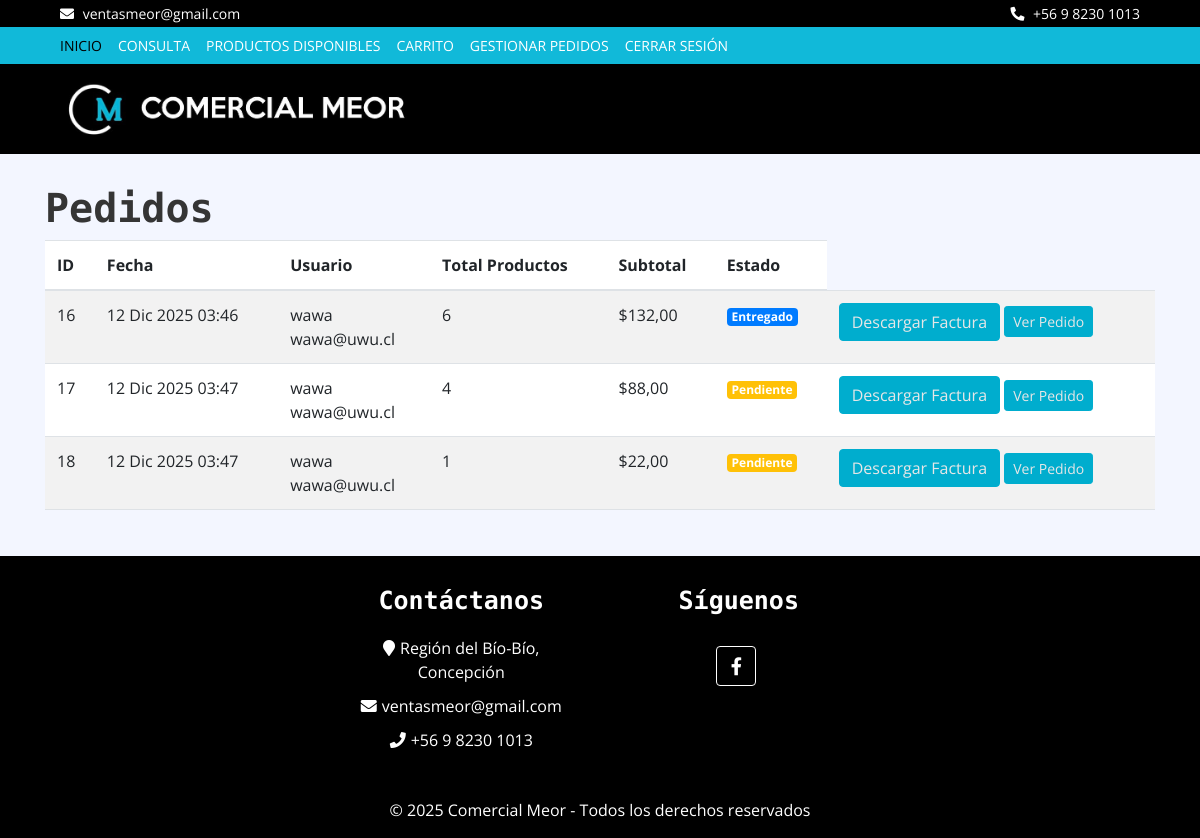
The app's page /pedidos/lista/ (signed in), older data.
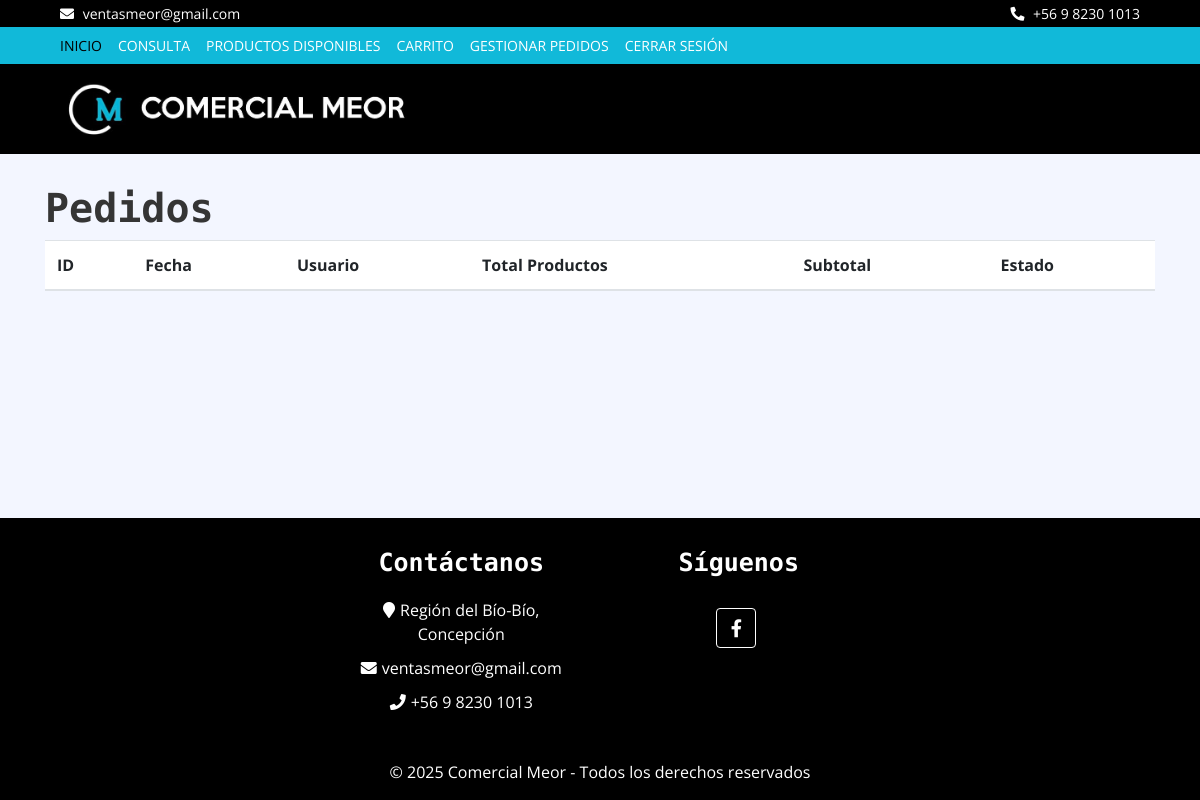
The same page, newer data.
### pedidos/models.py (models this page shows, shortened)
class Pedido(models.Model):
    ESTADO_CHOICES = [
        ('pendiente', 'Pendiente'),
        ('en_camino', 'En camino'),
        ('entregado', 'Entregado'),
    ]
    usuario = models.ForeignKey(Usuario, on_delete=models.CASCADE)
    fecha_hora = models.DateTimeField(default=now)
    estado = models.CharField(max_length=20, choices=ESTADO_CHOICES, default='pendiente')
    def total_productos(self):
        return sum(detalle.cantidad for detalle in self.detallepedido_set.all())
    def subtotal(self):
        return sum(detalle.total_producto for detalle in self.detallepedido_set.all())

class DetallePedido(models.Model):
    pedido = models.ForeignKey(Pedido, related_name="detallepedido_set", on_delete=models.CASCADE)
    producto = models.ForeignKey(Producto, on_delete=models.CASCADE)
    cantidad = models.PositiveIntegerField(default=1)
    @property
    def total_producto(self):
        return self.cantidad * self.producto.precio_venta

### usuarios/models.py (models this page shows, shortened)
class Usuario(AbstractBaseUser, PermissionsMixin):
    username = models.CharField(max_length=150, unique=True)
    email = models.EmailField(unique=True)
    first_name = models.CharField(max_length=30, blank=True)
    last_name = models.CharField(max_length=30, blank=True)
    fecha_registro = models.DateTimeField(auto_now_add=True)
    is_active = models.BooleanField(default=True)
    is_staff = models.BooleanField(default=False)
    TIPO_USUARIO_CHOICES = [
        ('ADMIN', 'Administrador'),
        ('CLIENTE', 'Cliente'),
    ]
    tipo_usuario = models.CharField(
        max_length=20,
        choices=TIPO_USUARIO_CHOICES,
        default='CLIENTE',
        null=False,
        blank=False
    )
    USERNAME_FIELD = 'username'
    REQUIRED_FIELDS = ['email']
    EMAIL_FIELD = 'email'
    objects = UsuarioManager()

### inventario/models.py (models this page shows, shortened)
class Producto(models.Model):
    nombre = models.CharField(max_length=100)
    descripcion = models.TextField()
    precio_venta = models.DecimalField(max_digits=10, decimal_places=2)
    precio_compra = models.DecimalField(max_digits=10, decimal_places=2)
    categoria = models.ForeignKey(Categoria, on_delete=models.CASCADE)
    marca = models.CharField(max_length=100)
    stock = models.IntegerField()
    stock_minimo = models.IntegerField(default=10)  # Nivel mínimo para bajo stock
    imagen1 = models.ImageField(upload_to='productos/')
    imagen2 = models.ImageField(upload_to='productos/', blank=True)
    imagen3 = models.ImageField(upload_to='productos/', blank=True)

### pedidos/views.py (the view)
# urls.py: path('lista/', views.lista_pedidos, name='lista_pedidos'),
def lista_pedidos(request):
    if request.user.is_staff:
        pedidos = Pedido.objects.all()  # Los administradores ven todos los pedidos
    else:
        pedidos = Pedido.objects.filter(usuario=request.user)  # Los usuarios ven solo sus propios pedidos
    return render(request, 'pedidos/lista_pedidos.html', {'pedidos': pedidos})

### pedidos/templates/pedidos/lista_pedidos.html (shortened to what this page needs)
{% extends 'core/base.html' %}
{% block content %}
<h1>Pedidos</h1>
<table class="table table-striped">
    <thead>
        <tr>
            <th>ID</th>
            <th>Fecha</th>
            <th>Usuario</th>
            <th>Total Productos</th>
            <th>Subtotal</th>
            <th>Estado</th>
        </tr>
    </thead>
    <tbody>
        {% for pedido in pedidos %}
        <tr>
            <td>{{ pedido.id }}</td>
            <td>{{ pedido.fecha_hora|date:"d M Y H:i" }}</td>
            <td>
                {{ pedido.usuario.username }}<br>
                {{ pedido.usuario.email }}<br>
            </td>
            <td>{{ pedido.total_productos }}</td>
            <td>${{ pedido.subtotal }}</td>
            <td>
                {% if pedido.estado == "Pendiente" %}
                    <span class="badge bg-warning">Pendiente</span>
                {% elif pedido.estado == "En camino" %}
                    <span class="badge bg-success">En camino</span>
                {% elif pedido.estado == "Entregado" %}
                    <span class="badge bg-primary">Entregado</span>
                {% endif %}
            </td>
            <td>
                <a href="{% url 'factura:generar_factura' pedido.id %}" class="btn btn-primary">Descargar Factura</a>
                <a href="{% url 'pedidos:ver_pedido' pedido.id %}" class="btn btn-info btn-sm">Ver Pedido</a>
            </td>
        </tr>
        {% endfor %}
    </tbody>
</table>
{% endblock %}

### core/templates/core/base.html (shortened to what this page needs)
<!DOCTYPE html>
<html lang="es">
    <head>
        {% load static %}
        <link rel="stylesheet" href="https://cdnjs.cloudflare.com/ajax/libs/font-awesome/5.15.4/css/all.min.css">
        <link href="https://cdn.jsdelivr.net/npm/bootstrap@5.3.0-alpha1/dist/css/bootstrap.min.css" rel="stylesheet">
        <link href="https://stackpath.bootstrapcdn.com/bootstrap/4.4.1/css/bootstrap.min.css" rel="stylesheet">
        <link rel="stylesheet" href="{% static 'css/style.css' %}">
        <link rel="stylesheet" type="text/css" href="https://cdn.jsdelivr.net/npm/slick-carousel@1.8.1/slick/slick.css"/>
        <link rel="stylesheet" type="text/css" href="https://cdn.jsdelivr.net/npm/slick-carousel@1.8.1/slick/slick-theme.css"/>
        <link href="https://cdn.jsdelivr.net/npm/bootstrap-icons/font/bootstrap-icons.css" rel="stylesheet">
    </head>
    <body>
        <div class="top-bar">
            <div class="container-fluid">
                <div class="row">
                    <div class="col-sm-6">
                        <i class="fa fa-envelope"></i> ventasmeor@gmail.com
                    </div>
                    <div class="col-sm-6">
                        <i class="fa fa-phone-alt"></i> +56 9 8230 1013
                    </div>
                </div>
            </div>
        </div>
        <div class="nav">
            <div class="container-fluid">
                <nav class="navbar navbar-expand-md bg-dark navbar-dark">
                    <div class="collapse navbar-collapse justify-content-between" id="navbarCollapse">
                        <div class="navbar-nav mr-auto">
                            <a href="{% url 'core:inicio' %}" class="nav-item nav-link active">Inicio</a>
                            <a href="{% url 'consultas:formulario' %}" class="nav-item nav-link">Consulta</a>
                            <a href="{% url 'carrito:productos_disponibles' %}" class="nav-item nav-link">Productos Disponibles</a>
                            {% if user.is_authenticated %}
                            <a href="{% url 'carrito:ver_carrito' %}" class="nav-item nav-link">Carrito</a>
                            <a href="{% url 'pedidos:lista_pedidos' %}" class="nav-item nav-link">Gestionar Pedidos</a>
                                <a href="{% url 'login:logout' %}" class="nav-item nav-link">Cerrar sesión</a>
                            {% else %}
                                <a href="{% url 'login:login' %}" class="nav-item nav-link">Iniciar sesión</a>
                                <a href="{% url 'login:registro' %}" class="nav-item nav-link">Registrarse</a>
                            {% endif %}
                        </div>
                    </div>
                </nav>
            </div>
        </div>
        <div class="bottom-bar">
            <div class="container-fluid">
                <div class="row align-items-center">
                    <div class="col-md-3">
                        <div class="logo">
                            <a href="{% url 'core:inicio' %}">
                                <img src="{% static 'img/logom.png' %}" alt="Logo">
                            </a>
                        </div>
                    </div>
                </div>
            </div>
        </div>
        <div class="container">
            {% block content %}{% endblock %}
        </div>
<div class="footer">
    <div class="container-fluid">
        <div class="row justify-content-center">
            <div class="col-lg-3 col-md-6">
                <div class="footer-widget text-center">
                    <h2>Contáctanos</h2>
                    <div class="contact-info">
                        <p><i class="fa fa-map-marker"></i>Región del Bío-Bío, Concepción</p>
                        <p><i class="fa fa-envelope"></i>ventasmeor@gmail.com</p>
                        <p><i class="fa fa-phone"></i>+56 9 8230 1013</p>
                    </div>
                </div>
            </div>
            <div class="col-lg-3 col-md-6">
                <div class="footer-widget text-center">
                    <h2>Síguenos</h2>
                    <div class="contact-info">
                        <div class="social">
                            <a href="https://www.facebook.com/Comercialmeorspa/"><i class="fab fa-facebook-f"></i></a>
                        </div>
                    </div>
                </div>
            </div>
        </div>
    </div>
</div>
<footer class="footer mt-0 py-3">
    <div class="container text-center">
        <span>&copy; 2025 Comercial Meor - Todos los derechos reservados</span>
    </div>
</footer>
    </body>
</html>

### static/css/style.css (style rules this page uses)
body { color: #353535; font-family: 'Open Sans', sans-serif; font-weight: 400; background: #f3f6ff; }
a { color: #000000; }
h1 { font-family: 'Source Code Pro', monospace; font-weight: 900; }
h2 { font-family: 'Source Code Pro', monospace; font-weight: 700; }
@media (min-width: 992px) { .container-fluid { padding-right: 60px; padding-left: 60px; } }
.top-bar { padding: 3px 0; font-size: 14px; color: #ffffff; background: #000000; }
.top-bar i { margin-right: 5px; }
.top-bar .col-sm-6:first-child { text-align: left; }
.top-bar .col-sm-6:last-child { text-align: right; }
.nav { position: relative; }
@media (min-width: 992px) { .nav .container-fluid { padding-left: 52px; padding-right: 52px; } }
.nav .navbar { height: 100%; padding: 0; }
@media (min-width: 768px) { .nav, .nav .navbar { background: #11b9d9 !important; } }
@media (min-width: 768px) { .nav .navbar-dark a.nav-link { color: #ffffff; font-size: 14px; text-transform: uppercase; } }
@media (min-width: 768px) { .nav .navbar-dark a.nav-link:hover, .nav .navbar-dark a.nav-link.active { color: #000000; } }
.bottom-bar { padding: 15px 0; background: #000000; margin-bottom: 30px; }
.bottom-bar .logo { text-align: left; }
.bottom-bar .logo a img { max-height: 60px; }
@media (min-width: 768px) { .bottom-bar { max-height: 90px; } }
.footer { position: relative; padding: 30px 0 0 0; background: #000000; color: #ffffff; bottom: 0; width: 100%; margin-top: 30px; }
body, html { height: 100%; margin: 0; display: flex; flex-direction: column; }
.container { flex: 1; }
.footer .footer-widget { position: relative; width: 100%; margin-bottom: 30px; }
.footer .footer-widget h2 { font-size: 25px; margin-bottom: 20px; }
.footer .contact-info p { margin-bottom: 10px; font-size: 16px; }
.footer .contact-info p i { margin-right: 5px; }
.footer .social a { display: inline-block; margin: 10px 5px 0 0; width: 40px; height: 40px; padding: 6px 0; text-align: center; font-size: 18px; color: #ffffff; border: 1px solid #ffffff; border-radius: 4px; transition: all .3s; }
footer { background: #000000; color: #ffffff; padding: 10px 0; text-align: center; }

Row changes from the older to the newer data that the page shows:
removed Pedido: id "16", fecha_hora "12 Dic 2025 03:46", usuario.username "wawa", usuario.email "wawa@uwu.cl", total_productos "6", subtotal "132,00", estado "Entregado"
removed Pedido: id "17", fecha_hora "12 Dic 2025 03:47", usuario.username "wawa", usuario.email "wawa@uwu.cl", total_productos "4", subtotal "88,00", estado "Pendiente"
removed Pedido: id "18", fecha_hora "12 Dic 2025 03:47", usuario.username "wawa", usuario.email "wawa@uwu.cl", total_productos "1", subtotal "22,00", estado "Pendiente"
